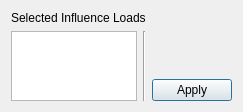
<?xml version="1.0" encoding="UTF-8"?>
<ui version="4.0">
 <class>DeleteInfluenceLoadsDialog</class>
 <widget class="QDialog" name="DeleteInfluenceLoadsDialog">
  <property name="geometry">
   <rect>
    <x>0</x>
    <y>0</y>
    <width>219</width>
    <height>108</height>
   </rect>
  </property>
  <property name="windowTitle">
   <string>Delete Influence Loads</string>
  </property>
  <layout class="QGridLayout" name="gridLayout">
   <item row="0" column="0" colspan="2">
    <widget class="QLabel" name="selectedInfluenceLoadsLabel">
     <property name="sizePolicy">
      <sizepolicy hsizetype="Preferred" vsizetype="Maximum">
       <horstretch>0</horstretch>
       <verstretch>0</verstretch>
      </sizepolicy>
     </property>
     <property name="text">
      <string>Selected Influence Loads</string>
     </property>
    </widget>
   </item>
   <item row="1" column="0" rowspan="2">
    <widget class="QTextEdit" name="selectedInfluenceLoadsTextEdit">
     <property name="undoRedoEnabled">
      <bool>false</bool>
     </property>
     <property name="readOnly">
      <bool>true</bool>
     </property>
     <property name="acceptRichText">
      <bool>false</bool>
     </property>
    </widget>
   </item>
   <item row="1" column="1" rowspan="2">
    <widget class="Line" name="line">
     <property name="orientation">
      <enum>Qt::Vertical</enum>
     </property>
    </widget>
   </item>
   <item row="1" column="2">
    <spacer name="verticalSpacer">
     <property name="orientation">
      <enum>Qt::Vertical</enum>
     </property>
     <property name="sizeHint" stdset="0">
      <size>
       <width>20</width>
       <height>39</height>
      </size>
     </property>
    </spacer>
   </item>
   <item row="2" column="2">
    <widget class="QPushButton" name="deleteInfluenceLoadsPushButton">
     <property name="text">
      <string>Apply</string>
     </property>
     <property name="icon">
      <iconset resource="../../rsc.qrc">
       <normaloff>:/icons/dialog-ok-apply.png</normaloff>:/icons/dialog-ok-apply.png</iconset>
     </property>
    </widget>
   </item>
  </layout>
 </widget>
 <resources>
  <include location="../../rsc.qrc"/>
 </resources>
 <connections/>
</ui>
